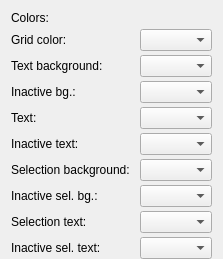
            <widget class="QWidget" name="colorsPage">
             <property name="sizePolicy">
              <sizepolicy hsizetype="Expanding" vsizetype="Expanding">
               <horstretch>0</horstretch>
               <verstretch>0</verstretch>
              </sizepolicy>
             </property>
             <layout class="QFormLayout" name="formLayout_5">
              <property name="horizontalSpacing">
               <number>10</number>
              </property>
              <property name="verticalSpacing">
               <number>4</number>
              </property>
              <property name="bottomMargin">
               <number>0</number>
              </property>
              <item row="0" column="0" colspan="2">
               <widget class="QLabel" name="label_115">
                <property name="text">
                 <string>Colors:</string>
                </property>
               </widget>
              </item>
              <item row="1" column="0">
               <widget class="QLabel" name="label_60">
                <property name="text">
                 <string>Grid color:</string>
                </property>
               </widget>
              </item>
              <item row="1" column="1">
               <widget class="ZColorComboBox" name="colGridCBox">
                <property name="sizePolicy">
                 <sizepolicy hsizetype="Fixed" vsizetype="Fixed">
                  <horstretch>0</horstretch>
                  <verstretch>0</verstretch>
                 </sizepolicy>
                </property>
               </widget>
              </item>
              <item row="2" column="0">
               <widget class="QLabel" name="label_59">
                <property name="text">
                 <string>Text background:</string>
                </property>
               </widget>
              </item>
              <item row="2" column="1">
               <widget class="ZColorComboBox" name="bgGridCBox">
                <property name="sizePolicy">
                 <sizepolicy hsizetype="Fixed" vsizetype="Fixed">
                  <horstretch>0</horstretch>
                  <verstretch>0</verstretch>
                 </sizepolicy>
                </property>
               </widget>
              </item>
              <item row="3" column="0">
               <widget class="QLabel" name="label_118">
                <property name="text">
                 <string>Inactive bg.:</string>
                </property>
               </widget>
              </item>
              <item row="3" column="1">
               <widget class="ZColorComboBox" name="bgiGridCBox">
                <property name="sizePolicy">
                 <sizepolicy hsizetype="Fixed" vsizetype="Fixed">
                  <horstretch>0</horstretch>
                  <verstretch>0</verstretch>
                 </sizepolicy>
                </property>
               </widget>
              </item>
              <item row="4" column="0">
               <widget class="QLabel" name="label_72">
                <property name="text">
                 <string>Text:</string>
                </property>
               </widget>
              </item>
              <item row="4" column="1">
               <widget class="ZColorComboBox" name="textGridCBox">
                <property name="sizePolicy">
                 <sizepolicy hsizetype="Fixed" vsizetype="Fixed">
                  <horstretch>0</horstretch>
                  <verstretch>0</verstretch>
                 </sizepolicy>
                </property>
               </widget>
              </item>
              <item row="5" column="0">
               <widget class="QLabel" name="label_120">
                <property name="text">
                 <string>Inactive text:</string>
                </property>
               </widget>
              </item>
              <item row="5" column="1">
               <widget class="ZColorComboBox" name="textiGridCBox">
                <property name="sizePolicy">
                 <sizepolicy hsizetype="Fixed" vsizetype="Fixed">
                  <horstretch>0</horstretch>
                  <verstretch>0</verstretch>
                 </sizepolicy>
                </property>
               </widget>
              </item>
              <item row="6" column="0">
               <widget class="QLabel" name="label_99">
                <property name="text">
                 <string>Selection background:</string>
                </property>
               </widget>
              </item>
              <item row="6" column="1">
               <widget class="ZColorComboBox" name="selbgGridCBox">
                <property name="sizePolicy">
                 <sizepolicy hsizetype="Fixed" vsizetype="Fixed">
                  <horstretch>0</horstretch>
                  <verstretch>0</verstretch>
                 </sizepolicy>
                </property>
               </widget>
              </item>
              <item row="7" column="0">
               <widget class="QLabel" name="label_121">
                <property name="text">
                 <string>Inactive sel. bg.:</string>
                </property>
               </widget>
              </item>
              <item row="7" column="1">
               <widget class="ZColorComboBox" name="selbgiGridCBox">
                <property name="sizePolicy">
                 <sizepolicy hsizetype="Fixed" vsizetype="Fixed">
                  <horstretch>0</horstretch>
                  <verstretch>0</verstretch>
                 </sizepolicy>
                </property>
               </widget>
              </item>
              <item row="8" column="0">
               <widget class="QLabel" name="label_117">
                <property name="text">
                 <string>Selection text:</string>
                </property>
               </widget>
              </item>
              <item row="8" column="1">
               <widget class="ZColorComboBox" name="seltextGridCBox">
                <property name="sizePolicy">
                 <sizepolicy hsizetype="Fixed" vsizetype="Fixed">
                  <horstretch>0</horstretch>
                  <verstretch>0</verstretch>
                 </sizepolicy>
                </property>
               </widget>
              </item>
              <item row="9" column="0">
               <widget class="QLabel" name="label_122">
                <property name="text">
                 <string>Inactive sel. text:</string>
                </property>
               </widget>
              </item>
              <item row="9" column="1">
               <widget class="ZColorComboBox" name="seltextiGridCBox">
                <property name="sizePolicy">
                 <sizepolicy hsizetype="Fixed" vsizetype="Fixed">
                  <horstretch>0</horstretch>
                  <verstretch>0</verstretch>
                 </sizepolicy>
                </property>
               </widget>
              </item>
             </layout>
            </widget>
